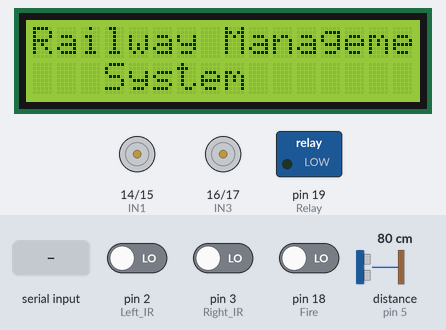
Bench run of a sketch on a simulated Arduino Uno, built with avr-gcc and run on an emulated ATmega328P. On the bench: 16×2 character LCD, motor-driver pin pairs drawn as motors (green arrow = first pin HIGH = forward, orange = second pin HIGH = backward, longer = more drive), switched loads named in the sketch (green lamp = pin HIGH). Inputs (shaded band) come from the test bench; at power-on: pin 18 (Fire) LOW, pin 2 (Left_IR) LOW, pin 3 (Right_IR) LOW, distance to the obstacle (sensor on pin 5) 80 cm. The echo pulse lasts 58.3 µs per cm; pins used as bus, display or sensor lines are not drawn; what the sketch prints to the serial monitor is not drawn.

Above: at 3.2 s.
3.3 s: "A" received over the second serial link
At 4.1 s:
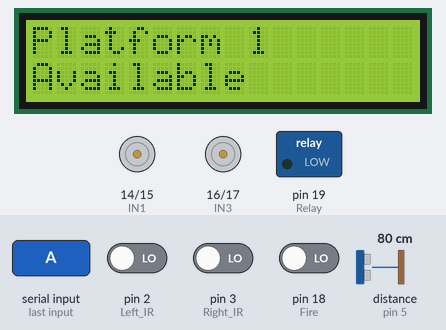
6.3 s: pin 18 (Fire) driven HIGH
At 8.7 s:
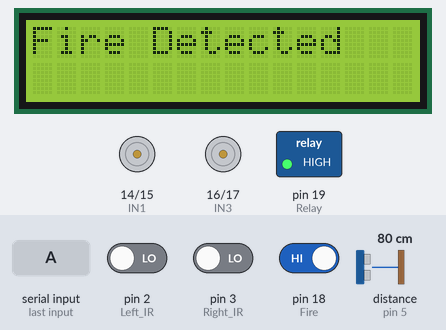
12.3 s: pin 2 (Left_IR) driven HIGH
At 15.1 s:
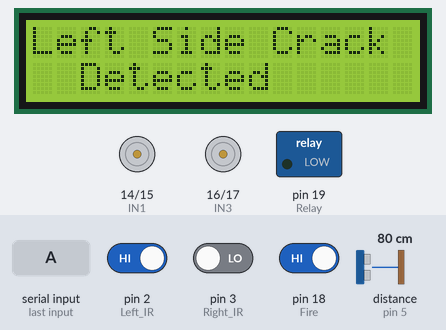
15.3 s: pin 2 (Left_IR) driven LOW and pin 3 (Right_IR) driven HIGH
18.3 s: pin 3 (Right_IR) driven LOW
At 20.1 s:
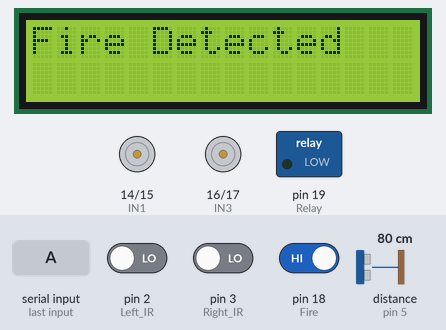
Timing chart, 0 to 22.3 s (numbered marks = the images above; inputs shaded):
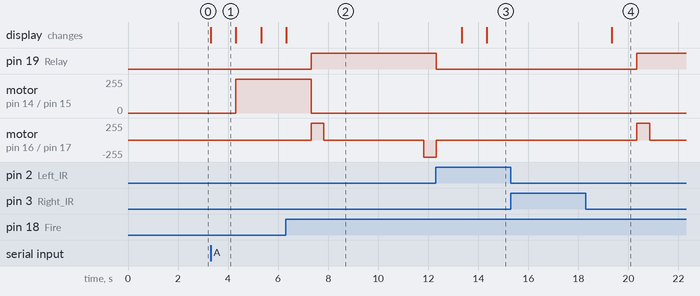

The sketch:

TRAIN_MODULE.ino
```cpp
#include <LiquidCrystal.h>
#include <stdio.h>
#include <stdlib.h>
#include <string.h>
#include <SoftwareSerial.h>

const int rs = 13, en = 12, d4 = 8, d5 = 9, d6 = 10, d7 = 11;
LiquidCrystal lcd(rs, en, d4, d5, d6, d7);

SoftwareSerial ZigSerial(6, 7);/* (Rx, Tx) */


int IN1=14;
int IN2=15;

int IN3=16;
int IN4=17;


#define trigPin 4
#define echoPin 5


long duration;
int distance;

int Left_IR=2;
int Right_IR=3;
int Fire=18;
int Relay=19;

int T=1;
char ch;
void setup(void)
{
  Serial.begin(9600);
  ZigSerial.begin(9600);

  pinMode(IN1, OUTPUT);
  pinMode(IN2, OUTPUT);
  pinMode(IN3, OUTPUT);
  pinMode(IN4, OUTPUT);

  pinMode(Relay, OUTPUT);

      pinMode(trigPin, OUTPUT);
    pinMode(echoPin, INPUT);

  pinMode(Relay, OUTPUT);

  pinMode(Left_IR,INPUT);
  pinMode(Right_IR,INPUT);
  pinMode(Fire,INPUT);


  digitalWrite(IN1,LOW);
  digitalWrite(IN2,LOW);
  digitalWrite(IN3,LOW);
  digitalWrite(IN4,LOW);
   digitalWrite(Relay,LOW);

   lcd.begin(16,2);                      // Initialize the LCD
  lcd.clear();
  lcd.print("Railway Management  ");
  lcd.setCursor(0,1);
  lcd.print("   System  ");
  delay(1000);
  Serial.println("Railway Management System..");
  delay(1000);
}
void loop()
{
  RECEIVE_DATA();
 // CRACK_CHECK();
 // FORWARD();

}
void DITACH()
{
  digitalWrite(Relay,HIGH);
  digitalWrite(IN3,HIGH);
  digitalWrite(IN4,LOW);
  delay(500);
  digitalWrite(IN3,LOW);
  digitalWrite(IN4,LOW);
  delay(4000);
  digitalWrite(IN3,LOW);
  digitalWrite(IN4,HIGH);
  delay(500);
  digitalWrite(IN3,LOW);
  digitalWrite(IN4,LOW);
  digitalWrite(Relay,LOW);
}
void FIRE_CHECK()
{
  if(digitalRead(Fire)==HIGH)
  {
    lcd.clear();
    lcd.print("Fire Detected");
    Serial.println("$Fire Detected#");

    delay(1000);
    STOP();
    DITACH();
    delay(1000);

  }

}
void CRACK_CHECK()
{

  if(digitalRead(Left_IR)==HIGH)
  {
    lcd.clear();
    lcd.print("Left Side Crack");
    lcd.setCursor(0,1);
    lcd.print("  Detected");
      Serial.println("$Left Side Crack Detected#");
      STOP();

      delay(5000);
      while(digitalRead(Left_IR)==HIGH);
  }
  if(digitalRead(Right_IR)==HIGH)
  {
    lcd.clear();
    lcd.print("Right Side Crack");
    lcd.setCursor(0,1);
    lcd.print("  Detected");
    Serial.println("$Right Side Crack Detected#");
    STOP();
   delay(5000);
 while(digitalRead(Right_IR)==HIGH);
  }

 // delay(5000);
  //FORWARD();
}

void CRACK_CHECK_IP()
{
  if(ZigSerial.available()>0)
  {
    ch=ZigSerial.read();
    Serial.println("Received Data:"+String(ch));
    if(ch=='X')
    {
      lcd.clear();
      lcd.print("Left Side Crack");
      lcd.setCursor(0,1);
      lcd.print("  Detected");
        Serial.println("$Left Side Crack Detected#");
        STOP();

        delay(5000);
    }
    if(ch=='Y')
    {
      lcd.clear();
      lcd.print("Right Side Crack");
      lcd.setCursor(0,1);
      lcd.print("  Detected");
      Serial.println("$Right Side Crack Detected#");
      STOP();
     delay(5000);

    }
   // delay(5000);
    //FORWARD();
  }

}
void FORWARD()
{
  lcd.clear();
  lcd.print("Moving..");
   digitalWrite(IN1,HIGH);
   digitalWrite(IN2,LOW);
   delay(1000);
   while(1)
   {
     CRACK_CHECK();
    // CRACK_CHECK_IP();
     FIRE_CHECK();
      Ultra_Check();
     RECEIVE_DATA();
   }

}
void Ultra_Check()
{
  digitalWrite(trigPin, LOW);
  delayMicroseconds(5);

  // Trigger the sensor by setting the trigPin high for 10 microseconds:
  digitalWrite(trigPin, HIGH);
  delayMicroseconds(10);
  digitalWrite(trigPin, LOW);

  // Read the echoPin, pulseIn() returns the duration (length of the pulse) in microseconds:
  duration = pulseIn(echoPin, HIGH);
  // Calculate the distance:
  distance = duration * 0.034 / 2;

  // Print the distance on the Serial Monitor (Ctrl+Shift+M):
//  Serial.print("Distance = ");
//  Serial.print(distance);
//  Serial.println(" cm");
  lcd.clear();
  lcd.print("Distance= ");
  lcd.print(distance);
  lcd.print("cm");

  delay(1000);
  if(distance<50)
  {
   // Serial.println("$Vehicle Detected Distance of 50cm#");
    lcd.clear();
    lcd.print("Object Detected ");
    lcd.setCursor(0,1);
    lcd.print("Distance of 50cm..");
    STOP();
    delay(2000);

  }
}
void RECEIVE_DATA()
{
  if(ZigSerial.available()>0)
  {
    ch=ZigSerial.read();
    Serial.println("Received Data:"+String(ch));
    if(ch=='A')
    {
      lcd.clear();
      lcd.print("Platform 1");
      lcd.setCursor(0,1);
      lcd.print("Available");
      Serial.println("Platform 1 Available");
      delay(1000);
      FORWARD();

    }
    if(ch=='B')
    {
      lcd.clear();
      lcd.print("Platform 2");
      lcd.setCursor(0,1);
      lcd.print("Available");
      Serial.println("Platform 2 Available");
      delay(1000);
      FORWARD();
    }
    if(ch=='C')
    {
      lcd.clear();
      lcd.print("Platform 3");
      lcd.setCursor(0,1);
      lcd.print("Available");
      Serial.println("Platform 3 Available");
      delay(1000);
      FORWARD();
    }
    if(ch=='Z')
    {
      lcd.clear();
      lcd.print("All Platforms");
      lcd.setCursor(0,1);
      lcd.print("Are Busy...");
      Serial.println("All Platforms Are Busy...");
      delay(1000);

    }
  }

}

void STOP()
{
  digitalWrite(IN1,LOW);
  digitalWrite(IN2,LOW);

}
```

Measured:
- after the input at 3.3 s, motor on pin 14 (IN1) / pin 15 (IN2): stopped → forward 255/255 after 1.0 s; the display: changes at once (image 1)
- after the input at 6.3 s, pin 19 (Relay): LOW → HIGH after 1.0 s; motor on pin 14 (IN1) / pin 15 (IN2): forward 255/255 → stopped after 1.0 s; motor on pin 16 (IN3) / pin 17 (IN4): stopped → forward 255/255 after 1.0 s, → stopped 0.50 s later, → backward 255/255 4.0 s later; the display: changes at once (image 2)
- after the input at 12.3 s, the display: first differs from a run without the input after 2.0 s (image 3)
- after the input at 15.3 s, every drawn part: stays the same
- after the input at 18.3 s, pin 19 (Relay): LOW → HIGH after 2.0 s; motor on pin 16 (IN3) / pin 17 (IN4): stopped → forward 255/255 after 2.0 s, → stopped 0.50 s later; the display: changes after 1.0 s (image 4)
- what the display in image 1 shows lasts 1.0 s, from 3.3 s to 4.3 s
